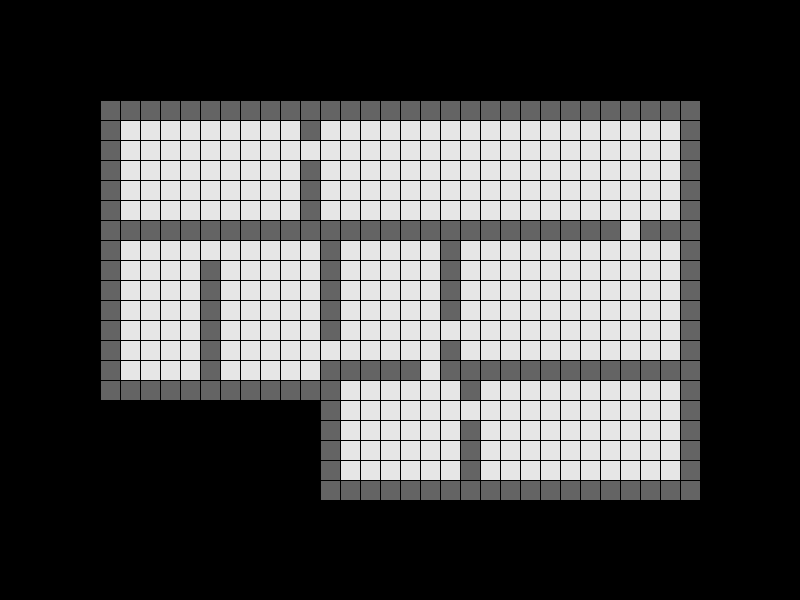
Frame 1 (no input)
Frame 60 (the mouse pressed at the canvas centre just before this capture): identical to frame 1, image omitted
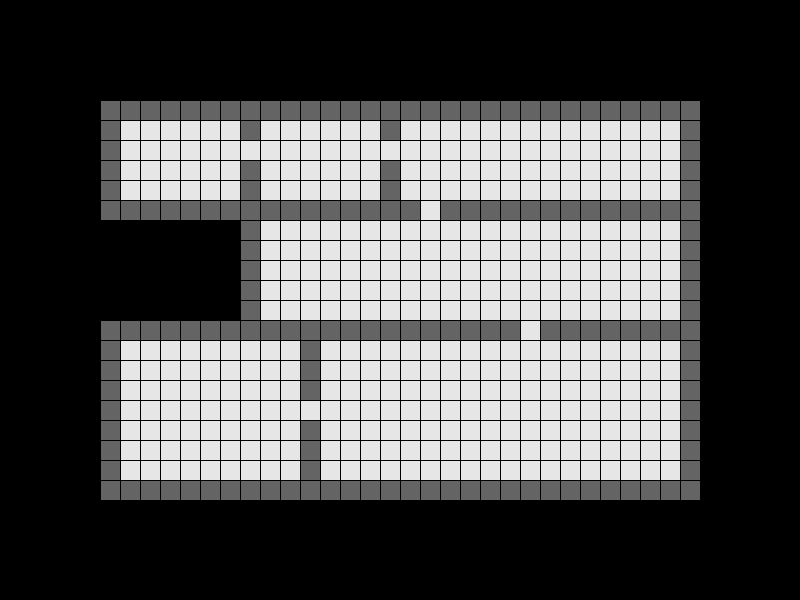
Frame 120 (the mouse held since frame 60 and released just before this capture)

The Processing sketch that drew these frames (run headless with seeded random() and noise(); from frame 60 on, the mouse is pressed at the canvas centre):

// Processing sketch: dungeonGeneratorRandomSeparator
// ── dungeonGeneratorRandomSeparator.pde
int levelWidth = 30;
int levelHeight = 20;
int level[][] = new int[levelWidth][levelHeight];

void setup() {
  size(800, 600);

  resetCells(level);
  //addRandomWalls(level);
  //randomAutomaton(level);
  randomDivider(level);
  cleanMap(level);
}

void mousePressed() {
  resetCells(level);
  randomDivider(level);
  cleanMap(level);
}

void draw() {
  background(0);

  float cellWidth = 20;
  for (int j = 0; j<levelHeight; j++) {
    for (int i = 0; i<levelWidth; i++) {
      if (level[i][j] == 1) fill(230, 230, 230);
      else if (level[i][j] == 0) fill(100, 100, 100);
      else if (level[i][j] == -1) fill(0, 0, 0);
      rect(100+i*cellWidth, 100+j*cellWidth, cellWidth, cellWidth);
    }
  }
}

// ── GenerateMap.pde
void cleanMap(int level[][]) {
  int w = level.length;
  int h = level[0].length;
  for (int i = 0; i<w; i++) {
    for (int j = 0; j<h; j++) {
      int count = 0;
      if (j!=0 && level[i][j-1]==1) count++;
      if (i!=0 && level[i-1][j]==1) count++;
      if (level[i][j]==1) count++;
      if (i!=w-1 && level[i+1][j]==1) count++;
      if (j!=h-1 && level[i][j+1]==1) count++;
      if (level[i][j]==1 && count==1 || count==2) {
        level[i][j]=0;
      }
    }
  }
  for (int i = 0; i<w; i++) {
    for (int j = 0; j<h; j++) {
      int count = 0;
      if (j!=0 && level[i][j-1]==1) count++;
      if (i!=0 && level[i-1][j]==1) count++;
      if (level[i][j]==1) count++;
      if (i!=w-1 && level[i+1][j]==1) count++;
      if (j!=h-1 && level[i][j+1]==1) count++;
      if (i!=0 && j!=0 && level[i-1][j-1]==1) count++;
      if (i!=w-1 && j!=0 && level[i+1][j-1]==1) count++;
      if (i!=0 && j!=h-1 && level[i-1][j+1]==1) count++;
      if (i!=w-1 && j!=h-1 && level[i+1][j+1]==1) count++;
      if (count==0) {
        level[i][j]=-1;
      }
    }
  }
}

void dfs(int level[][], int pos, ArrayList<Integer> visited) {
  int w = level.length;
  int h = level[0].length;
  if (visited.contains(pos)) {
    return;
  }
  if (level[pos%w][pos/w] == 0) {
    return;
  }
  visited.add(pos);
  if (pos%w != w-1) dfs(level, pos+1, visited);
  if (pos/w != h-1) dfs(level, pos+w, visited);
  if (pos%w != 0) dfs(level, pos-1, visited);
  if (pos/w != 0) dfs(level, pos-w, visited);
}

boolean isConnected(int level[][]) {
  int w = level.length;
  int h = level[0].length;
  ArrayList<Integer> visited = new ArrayList<Integer>();
  int pos = -1;
  for (int i = 0; i<w*h; i++) {
    if (level[i%w][i/w] == 1) {
      pos = i;
      break;
    }
  }
  if (pos != -1) {
    dfs(level, pos, visited);
  }
  int free = 0;
  for (int i = 0; i<w*h; i++) {
    if (level[i%w][i/w] == 1) {
      free++;
    }
  }
  if (free==visited.size()) {
    return true;
  } else {
    return false;
  }
}

void randomDivider(int level[][]) {
  int w = level.length;
  int h = level[0].length;
  divide(level, 5, 1, w-2, 1, h-2, 0, 3, true);
}

void cutoutRect(int level[][], int x1, int x2, int y1, int y2) {
  for (int i = x1; i<=x2; i++) {
    for (int j = y1; j<=y2; j++) {
      level[i][j] = 0;
    }
  }
}

void freeRect(int level[][], int x1, int x2, int y1, int y2) {
  for (int i = x1; i<=x2; i++) {
    for (int j = y1; j<=y2; j++) {
      level[i][j] = 1;
    }
  }
}

void divide(int level[][], int iter, int x1, int x2, int y1, int y2, int omit, int minRoomSize, boolean horizontal) {  
  boolean cutout = (x2-x1 > 15 || y2-y1 > 15) ? false : random(1) < 0.7;
  iter -= int(random(2));
  if (iter<=0) return;
  int at = 0;
  if (horizontal) {
    if (y2-y1 < minRoomSize*2+2) return;
    do {
      at = y1 + minRoomSize + (int)random(y2-y1-minRoomSize*2);
    } while (at==omit);
    int nextOmit = int(random(x2-x1))+x1;
    for (int i = x1; i<=x2; i++) {
      if (i==nextOmit) continue;
      level[i][at] = 0;
    }
    if (at<omit && cutout) {
      cutoutRect(level, x1, x2, y1, at-1);
      if (!isConnected(level)) {
        freeRect(level, x1, x2, y1, at-1);
        divide(level, iter-1, x1, x2, y1, at-1, nextOmit, minRoomSize, false);
      }
    } else {
      divide(level, iter-1, x1, x2, y1, at-1, nextOmit, minRoomSize, false);
      
    }
    if (at>omit && cutout) {
      cutoutRect(level, x1, x2, at+1, y2);
      if (!isConnected(level)) {
        freeRect(level, x1, x2, at+1, y2);
        divide(level, iter-1, x1, x2, at+1, y2, nextOmit, minRoomSize, false);
      }
    } else {
      divide(level, iter-1, x1, x2, at+1, y2, nextOmit, minRoomSize, false);
    }
  } else {
    if (x2 - x1 < minRoomSize*2+2) return;
    print(random(3) + "\n");
    do {
      at = x1 + minRoomSize + floor(random(x2-x1-minRoomSize*2));
    } while (at==omit);
    int nextOmit = int(random(y2-y1))+y1;
    for (int i = y1; i<=y2; i++) {
      if (i==nextOmit) continue;
      level[at][i] = 0;
    }
    divide(level, iter-1, x1, at-1, y1, y2, nextOmit, minRoomSize, true);
    divide(level, iter-1, at+1, x2, y1, y2, nextOmit, minRoomSize, true);
  }
}

void addRandomWalls(int level[][]) {
  int w = level.length;
  int h = level[0].length;
  int iterations = 5000;
  for (int i = 0; i<iterations; i++) {
    int cell = floor(random(levelWidth*levelHeight));
    int col = cell%w;
    int row = cell/w;
    if (col==0 || col==w-1 || row==0 || row==h-1) {
      continue;
    }
    int beforeChange = level[col][row];
    level[col][row] = 0;
    int count = level[col-1][row] + level[col+1][row] +
      level[col][row-1] + level[col][row + 1];
    if (!isConnected(level) || count == 4 || count == 2 || count == 1 || count == 0) {
      level[col][row] = beforeChange;
    }
  }
}

void resetCells(int level[][]) {
  int w = level.length;
  int h = level[0].length;
  for (int j = 0; j<h; j++) {
    for (int i = 0; i<w; i++) {
      level[i][j] = 0;
    }
  }
  for (int j = 1; j<h-1; j++) {
    for (int i = 1; i<w-1; i++) {
      level[i][j] = 1;
    }
  }
}

void randomAutomaton(int level[][]) {
  int w = level.length;
  int h = level[0].length;
  int cells[] = new int[(w-2)*(h-2)];
  for (int j = 1; j<h-1; j++) {
    for (int i = 1; i<w-1; i++) {
      level[i][j] = random(1) < 0.5 ? 1 : 0;
    }
  }

  for (int i = 0; i<cells.length; i++) {
    cells[i] = i;
  }
  shuffleArray(cells);

  for (int c = 0; c<cells.length; c++) {
    int i = cells[c] % (w-2) + 1;
    int j = cells[c] / (w-2) + 1;
    int count = level[i-1][j-1] + level[i][j-1] + level[i+1][j-1] +
      level[i-1][j] + level[i][j] + level[i+1][j] +
      level[i-1][j+1] + level[i][j+1] + level[i+1][j+1];
    if (count >= 5) {
      level[i][j] = 1;
    } else {
      level[i][j] = 0;
    }
  }
}

// ── Misc.pde
import java.util.*;
import java.util.concurrent.ThreadLocalRandom;

void shuffleArray(int[] ar) 
{
  // If running on Java 6 or older, use `new Random()` on RHS here
  Random rnd = ThreadLocalRandom.current();
  for (int i = ar.length - 1; i > 0; i--)
  {
    int index = rnd.nextInt(i + 1);
    // Simple swap
    int a = ar[index];
    ar[index] = ar[i];
    ar[i] = a;
  }
}
